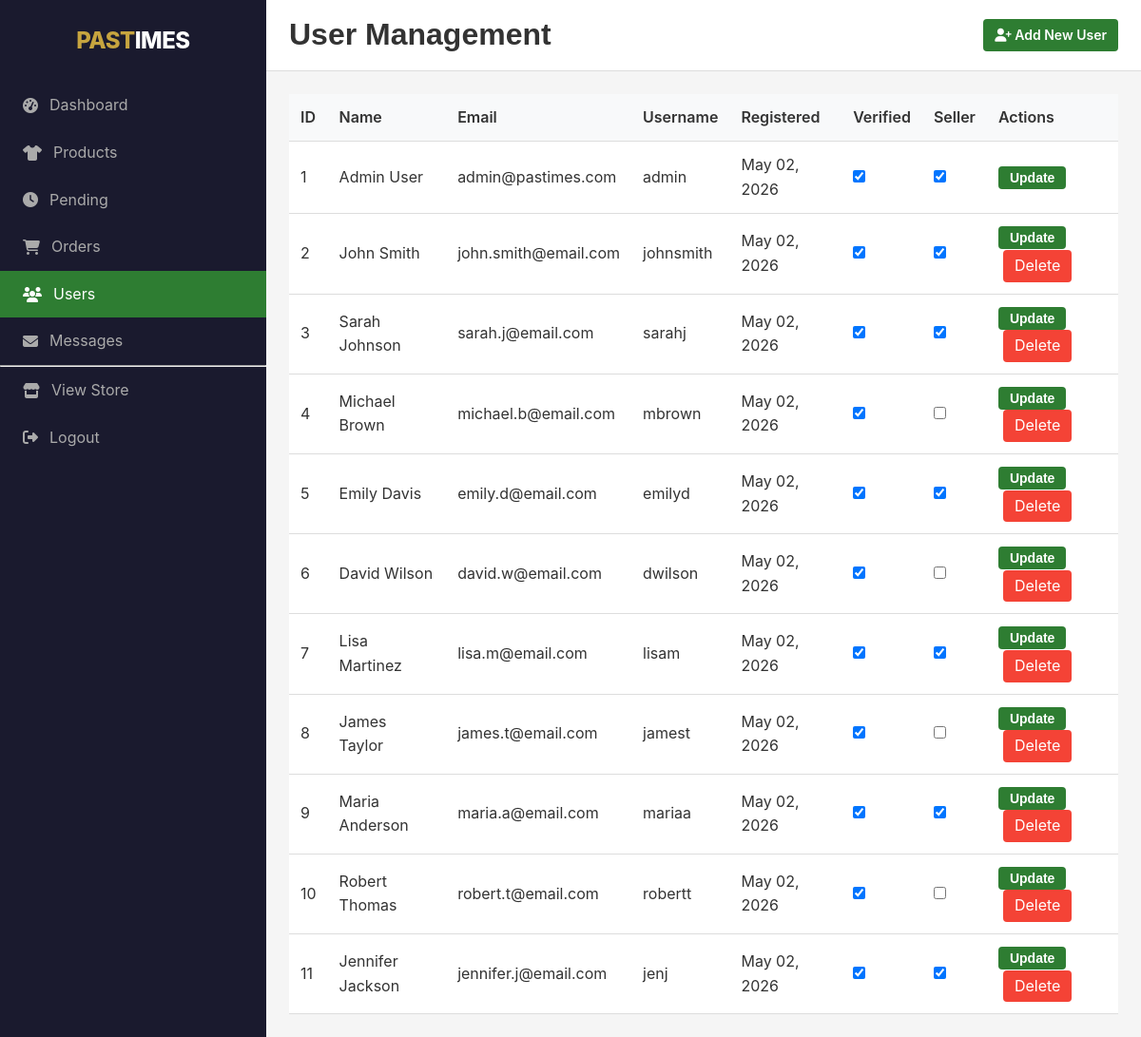
The app's page /admin/users.php (signed in), older data.
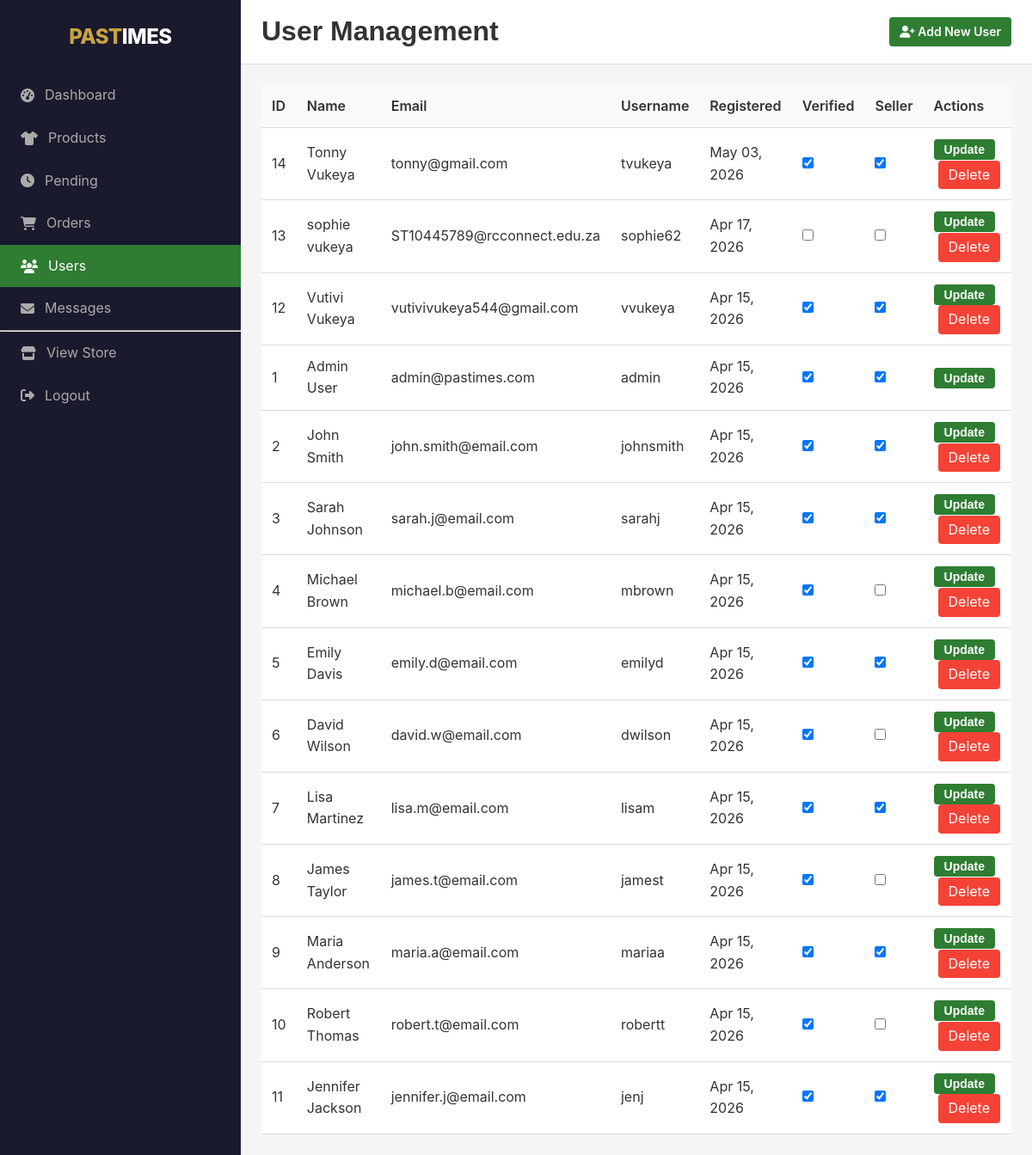
The same page, newer data.
### tables this page shows
CREATE TABLE `tblUser` (
    `user_id` INT(11) NOT NULL AUTO_INCREMENT,
    `name` VARCHAR(100) NOT NULL,
    `surname` VARCHAR(100) NOT NULL,
    `email` VARCHAR(100) NOT NULL UNIQUE,
    `username` VARCHAR(50) NOT NULL UNIQUE,
    `password_hash` VARCHAR(255) NOT NULL,
    `phone` VARCHAR(20) DEFAULT NULL,
    `delivery_address` TEXT DEFAULT NULL,
    `is_verified` TINYINT(1) DEFAULT 0,
    `is_seller_verified` TINYINT(1) DEFAULT 0,
    `role` ENUM('user', 'admin') DEFAULT 'user',
    `created_at` TIMESTAMP DEFAULT CURRENT_TIMESTAMP,
    `last_login` TIMESTAMP NULL,
    PRIMARY KEY (`user_id`),
    INDEX idx_email (`email`),
    INDEX idx_username (`username`)
);

### admin/users.php (the view, shortened to what this page needs)
<?php
require_once '../config/database.php';
$sql = "SELECT * FROM tblUser ORDER BY created_at DESC";
$users = mysqli_query($conn, $sql);
?>
<!DOCTYPE html>
<html lang="en">
<head>
    <link rel="stylesheet" href="../css/style.css">
    <link rel="stylesheet" href="https://cdnjs.cloudflare.com/ajax/libs/font-awesome/6.4.0/css/all.min.css">
</head>
<body>
    <div class="admin-wrapper">
        <aside class="admin-sidebar">
            <div class="logo"><span>PAST</span><span>IMES</span></div>
            <nav>
                <a href="index.php"><i class="fas fa-tachometer-alt"></i> Dashboard</a>
                <a href="products.php"><i class="fas fa-tshirt"></i> Products</a>
                <a href="pending-approvals.php"><i class="fas fa-clock"></i> Pending</a>
                <a href="orders.php"><i class="fas fa-shopping-cart"></i> Orders</a>
                <a href="users.php" class="active"><i class="fas fa-users"></i> Users</a>
                <a href="messages.php"><i class="fas fa-envelope"></i> Messages</a>
                <hr>
                <a href="../index.php"><i class="fas fa-store"></i> View Store</a>
                <a href="../logout.php"><i class="fas fa-sign-out-alt"></i> Logout</a>
            </nav>
        </aside>
        <main class="admin-main">
            <div class="admin-header">
                <h1>User Management</h1>
                <a href="add-user.php" class="btn-primary">
                    <i class="fas fa-user-plus"></i> Add New User
                </a>
            </div>
            <div class="admin-content">
                <table class="admin-table">
                    <thead>
                        <tr>
                            <th>ID</th>
                            <th>Name</th>
                            <th>Email</th>
                            <th>Username</th>
                            <th>Registered</th>
                            <th>Verified</th>
                            <th>Seller</th>
                            <th>Actions</th>
                        </tr>
                    </thead>
                    <tbody>
                        <?php while ($user = mysqli_fetch_assoc($users)): ?>
                            <form method="POST" action="" style="display: inline;">
                                <tr>
                                    <td><?php echo $user['user_id']; ?></td>
                                    <td><?php echo $user['name'] . ' ' . $user['surname']; ?></td>
                                    <td><?php echo $user['email']; ?></td>
                                    <td><?php echo $user['username']; ?></td>
                                    <td><?php echo date('M d, Y', strtotime($user['created_at'])); ?></td>
                                    <td>
                                        <input type="checkbox" name="is_verified" value="1" <?php echo $user['is_verified'] ? 'checked' : ''; ?>>
                                    </td>
                                    <td>
                                        <input type="checkbox" name="is_seller_verified" value="1" <?php echo $user['is_seller_verified'] ? 'checked' : ''; ?>>
                                    </td>
                                    <td>
                                        <button type="submit" name="update_user" class="btn-primary" style="padding: 4px 12px;">Update</button>
                                        <?php if ($user['role'] != 'admin'): ?>
                                            <a href="?delete=<?php echo $user['user_id']; ?>" onclick="return confirm('Delete this user permanently?')" class="btn-danger" style="padding: 4px 12px;">Delete</a>
                                        <?php endif; ?>
                                    </td>
                                </tr>
                            </form>
                        <?php endwhile; ?>
                    </tbody>
                </table>
            </div>
        </main>
    </div>
</body>
</html>

Row changes from the older to the newer data that the page shows:
added tbluser: user_id "14", name "Tonny", surname "Vukeya", email "tonny@gmail.com", username "tvukeya", created_at "May 03, 2026", is_verified "☑", is_seller_verified "☑"
added tbluser: user_id "13", name "sophie", surname "vukeya", email "ST10445789@rcconnect.edu.za", username "sophie62", created_at "Apr 17, 2026"
added tbluser: user_id "12", name "Vutivi", surname "Vukeya", email "vutivivukeya544@gmail.com", username "vvukeya", created_at "Apr 15, 2026", is_verified "☑", is_seller_verified "☑"
changed tbluser "Admin": created_at "May 02, 2026" → "Apr 15, 2026"
changed tbluser "John": created_at "May 02, 2026" → "Apr 15, 2026"
changed tbluser "Sarah": created_at "May 02, 2026" → "Apr 15, 2026"
changed tbluser "Michael": created_at "May 02, 2026" → "Apr 15, 2026"
changed tbluser "Emily": created_at "May 02, 2026" → "Apr 15, 2026"
changed tbluser "David": created_at "May 02, 2026" → "Apr 15, 2026"
changed tbluser "Lisa": created_at "May 02, 2026" → "Apr 15, 2026"
changed tbluser "James": created_at "May 02, 2026" → "Apr 15, 2026"
changed tbluser "Maria": created_at "May 02, 2026" → "Apr 15, 2026"
changed tbluser "Robert": created_at "May 02, 2026" → "Apr 15, 2026"
changed tbluser "Jennifer": created_at "May 02, 2026" → "Apr 15, 2026"
